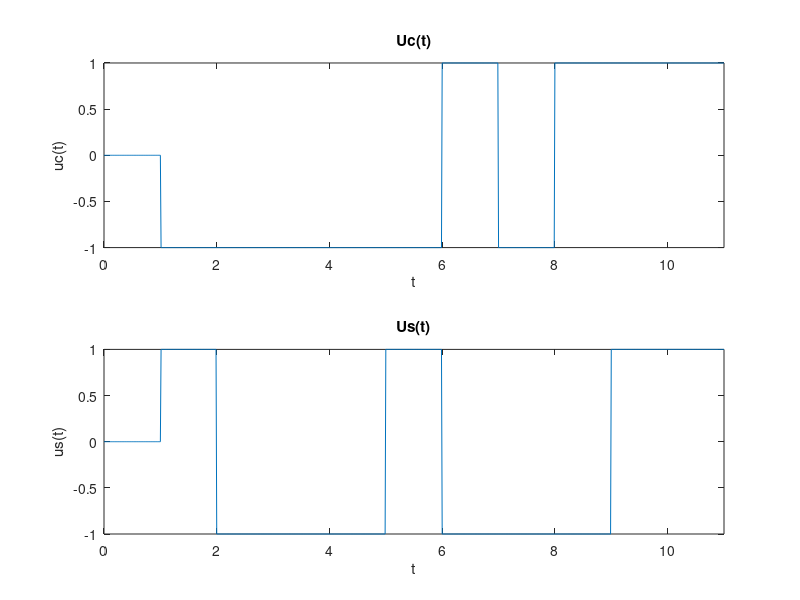

This chart was generated by the following MATLAB code:
N=10;
bc=sign(-0.5 +rand(1, N));
bs=sign(-0.5 +rand(1, N));

fs=80;
t=0:1/fs:N+1;
uc=ones(size(t));

for(var=1:fs+1)
uc(var)=0;
end

for n=1:N
    for i=(fs*n+1):(fs*n+fs)
    uc(i)=bc(n)*uc(i);
    end
end

subplot(2, 1, 1);
plot(t, uc);
title("Uc(t)");
xlim([0, 11]);
xlabel("t");
ylabel("uc(t)");

us=ones(size(t));

for(var=1:fs+1)
us(var)=0;
end

for n=1:N
    for i=(fs*n+1):(fs*n+fs)
    us(i)=bs(n)*us(i);
    end
end

subplot(2, 1, 2);
plot(t, us);
xlim([0, 11]);
title("Us(t)");
xlabel("t");
ylabel("us(t)");

